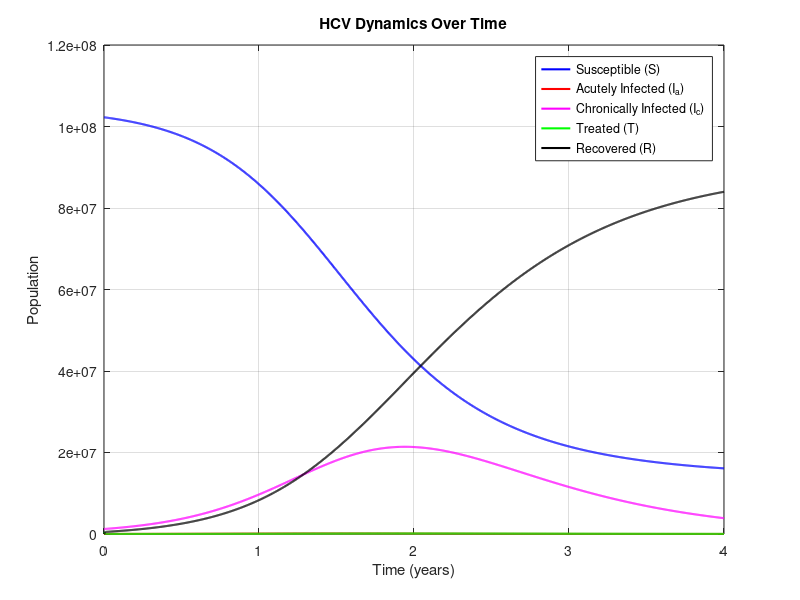

Write MATLAB code to recreate this figure.
% Define parameters
lambda = 1.1e-10 ;   % Transmission coefficient
alpha = 0.85;      % Progression rate to chronic infection
tau = 0.005;     % Treatment rate
gamma = 0.85;    % Treatment recovery rate
% Initial conditions
Ia0 = 27421;                % Acutely infected population
Ic0 = 1209654;              % Chronically infected population
T0 = 500000;                     % Treated population
R0 = 0;                     % Recovered population
N = 104000000;              % Total population
S0 = N - Ia0 - Ic0 - T0 - R0; % Susceptible population
% Initial state vector
y0 = [S0, Ia0, Ic0, T0, R0];
% Time span (4 years)
tspan = [0, 4*365];
% Define the system of differential equations using an anonymous function
hcv_model = @(t, y) [
   -(lambda * y(1)) * (y(2) + y(3));                       % dS/dt
   (lambda * y(1) * (y(2) + y(3))) - alpha * y(2);         % dIa/dt
   (alpha * y(2)) - (tau * y(3));                            % dIc/dt
   (tau * y(3)) - (gamma * y(4));                            % dT/dt
   gamma * y(4);                                          % dR/dt
];
% Solve the system using ode45
[t, y] = ode45(hcv_model, tspan, y0);
% Extract solutions
S = y(:, 1);
Ia = y(:, 2);
Ic = y(:, 3);
T = y(:, 4);
R = y(:, 5);
% Plot the results
figure;
plot(t/365, S, 'b', 'LineWidth', 1.5); hold on;
plot(t/365, Ia, 'r', 'LineWidth', 1.5);
plot(t/365, Ic, 'm', 'LineWidth', 1.5);
plot(t/365, T, 'g', 'LineWidth', 1.5);
plot(t/365, R, 'k', 'LineWidth', 1.5);
hold off;
% Add labels and legend
xlabel('Time (years)');
ylabel('Population');
title('HCV Dynamics Over Time');
legend('Susceptible (S)', 'Acutely Infected (I_a)', ...
      'Chronically Infected (I_c)', 'Treated (T)', ...
      'Recovered (R)', 'Location', 'Best');
grid on;